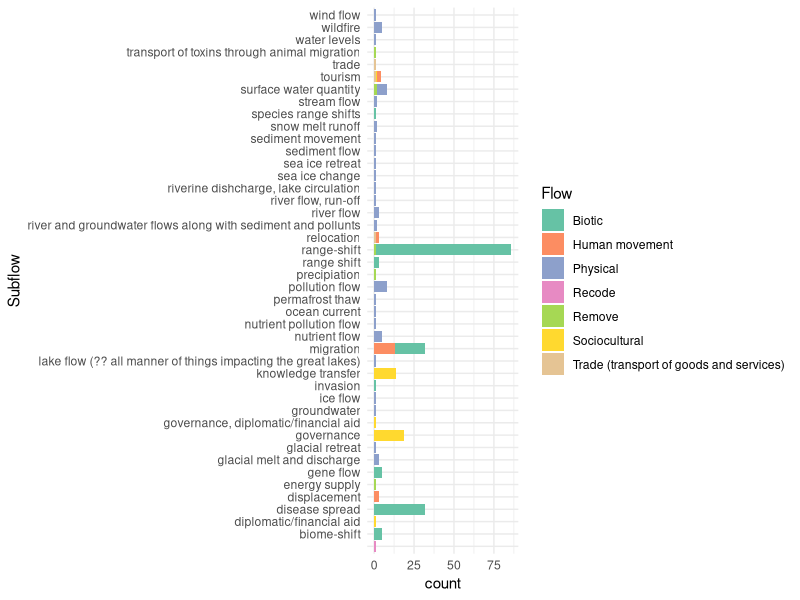

Recreate this plot in R. (Note: this script raises an error after producing the figure.)

library("readxl")
library("tidyverse")
data <- read_excel("data/data_cleaning/reshaped_3_drivers_Mar3_interventions.xlsx", sheet = "combined_coding")
df1 <- read.csv('data/006_output_recoded.csv')
levels(factor(df1$X2.1.Flow.Type))

data_selected <- data %>% select(ID_DOI_by_Flow, Response.Text, final.codes, Response.Mentioned.) %>% 
  rename(intervention.text = Response.Text, intervention.codes = final.codes, Response.Mentioned.verified = Response.Mentioned.)
merged_df <- df1 %>% left_join(data_selected, by = "ID_DOI_by_Flow") %>% 
mutate(Response.Mentioned.=ifelse(!is.na(Response.Mentioned.verified),Response.Mentioned.verified,Response.Mentioned.)) %>% 
dplyr::select(-Response.Mentioned.verified)
glimpse(merged_df)
## Add new column 
# [41] "disease detection; disease prevention; control; public outreach, awareness, and education"
levels(factor(merged_df$intervention.codes))
unique_interventions <- merged_df %>%
  tidyr::separate_rows(intervention.codes, sep = ";\\s*") %>%
  distinct(intervention.codes) %>%
  filter(intervention.codes != "" & intervention.codes != "NA") %>%
  arrange(intervention.codes) # Sort the interventions alphabetically

# Print the cleaned list of interventions
print(unique_interventions, n=200)
interventions_vector <- unique_interventions$intervention.codes

fleshed_df <- merged_df

# Iterate over each intervention and create a new column
for (intervention in interventions_vector) {
  fleshed_df <- fleshed_df %>%
    mutate(!!sym(intervention) := as.integer(str_detect(intervention.codes, fixed(intervention))))
}


fleshed_df <- fleshed_df %>%
  rename_with(~paste("intervention:", .x),
              .cols = interventions_vector)

glimpse(fleshed_df)


fleshed_df <- fleshed_df %>%
  mutate(X2.2.Subtype = tolower(X2.2.Subtype))  %>% 
  filter(Citation!="Sivakumar, B.; 2011; Hydrological Sciences Journal")

write.csv(fleshed_df,'data/007_output_interventions.csv')


fleshed_df_g <-  fleshed_df %>% group_by(X2.1.Flow.Type,X2.2.Subtype) %>% 
mutate(count=n())
glimpse(fleshed_df_g)



fleshed_df_g$X2.2.Subtype <- factor(fleshed_df_g$X2.2.Subtype, levels = sort(unique(fleshed_df_g$X2.2.Subtype)))
ggplot(fleshed_df_g, aes(y=X2.2.Subtype,fill=X2.1.Flow.Type))+
geom_bar() + 
theme_minimal() +   
scale_fill_brewer(palette = "Set2") + 
labs(x = "count",y="Subflow",fill="Flow")









fleshed_df <- fleshed_df %>% filter(X2.1.Flow.Type %notin% c("Remove","Recode"))

# We'll gather only the intervention columns
intervention_data <- fleshed_df %>%
  pivot_longer(
    cols = starts_with("intervention:"),
    names_to = "intervention",
    values_to = "value"
  ) %>%
  filter(value == 1) %>%  # Keep only rows where intervention is applied
  group_by(X2.1.Flow.Type, intervention) %>%
  summarise(count = n(), .groups = 'drop')  # Count each intervention per flow type

#### FUNCTIONING PLOTS - DO NOT ERASE

# ggplot(intervention_data, aes(x = X2.1.Flow.Type, y = count, fill = intervention)) +
#   geom_bar(stat = "identity", position = position_dodge()) +  # Use dodge to group bars
#   theme_minimal() +
#   labs(
#     title = "Intervention Frequency by Flow Type",
#     x = "Flow Type",
#     y = "Count of Interventions",
#     fill = "Intervention"
#   ) +
#   theme(axis.text.x = element_text(angle = 45, hjust = 1))  # Rotate x-axis labels for better visibility
# library(tidyverse)

# # Gather the intervention columns and convert to long format
# intervention_data <- fleshed_df %>%
#   pivot_longer(
#     cols = starts_with("intervention:"),
#     names_to = "intervention",
#     values_to = "value"
#   ) %>%
#   filter(value == 1) %>%  # Consider only cases where the intervention is applied
#   group_by(X2.1.Flow.Type, intervention) %>%
#   summarise(count = n(), .groups = 'drop')  # Count each intervention per flow type

# Create a complete grid to fill in missing combinations with zeros
intervention_matrix <- expand_grid(
  X2.1.Flow.Type = unique(fleshed_df$X2.1.Flow.Type),
  intervention = unique(intervention_data$intervention)
) %>%
  left_join(intervention_data, by = c("X2.1.Flow.Type", "intervention")) %>%
  replace_na(list(count = 0))  # Replace NA values with zero

  glimpse(intervention_matrix)
  intervention_matrix$intervention <- sub("^intervention: ", "", intervention_matrix$intervention)

ggplot(intervention_matrix, aes(x = intervention, y = X2.1.Flow.Type, fill = count)) +
  geom_tile() +  # Use geom_tile() for heatmap squares
  scale_fill_gradient(low = "white", high = "steelblue", name = "Count") +
  theme_minimal() +
  labs(
    title = "Heatmap of Interventions by Flow Type",
    x = "Intervention",
    y = "Flow Type"
  ) +
  theme(axis.text.x = element_text(angle = 45, hjust = 1, vjust = 1))  # Rotate x-axis labels for better readability






# Create a complete grid to fill in missing combinations with zeros



glimpse(fleshed_df)
